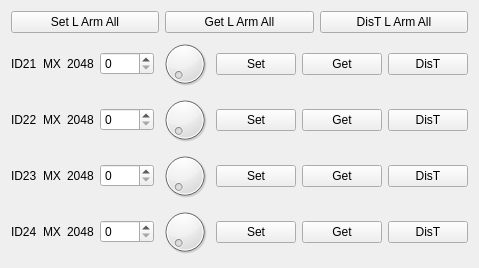
  <widget class="QWidget" name="verticalLayoutWidget_7">
   <property name="geometry">
    <rect>
     <x>10</x>
     <y>490</y>
     <width>441</width>
     <height>201</height>
    </rect>
   </property>
   <layout class="QVBoxLayout" name="verticalLayout_7">
    <item>
     <layout class="QHBoxLayout" name="horizontalLayout_26">
      <item>
       <widget class="QPushButton" name="setLArmAll_pushButton">
        <property name="text">
         <string>Set L Arm All</string>
        </property>
       </widget>
      </item>
      <item>
       <widget class="QPushButton" name="getLArmAll_pushButton">
        <property name="text">
         <string>Get L Arm All</string>
        </property>
       </widget>
      </item>
      <item>
       <widget class="QPushButton" name="disTLArmAll_pushButton">
        <property name="text">
         <string>DisT L Arm All</string>
        </property>
       </widget>
      </item>
     </layout>
    </item>
    <item>
     <layout class="QHBoxLayout" name="horizontalLayout_20">
      <item>
       <widget class="QLabel" name="ID21_label">
        <property name="text">
         <string>ID21</string>
        </property>
       </widget>
      </item>
      <item>
       <widget class="QLabel" name="motorType21_label">
        <property name="text">
         <string>MX</string>
        </property>
       </widget>
      </item>
      <item>
       <widget class="QLabel" name="motor21center_label">
        <property name="text">
         <string>2048</string>
        </property>
       </widget>
      </item>
      <item>
       <widget class="QSpinBox" name="motor21Value_spinBox">
        <property name="maximum">
         <number>4095</number>
        </property>
       </widget>
      </item>
      <item>
       <widget class="QDial" name="motor21value_dial">
        <property name="maximum">
         <number>1023</number>
        </property>
       </widget>
      </item>
      <item>
       <widget class="QPushButton" name="motor21Set_pushButton">
        <property name="text">
         <string>Set</string>
        </property>
       </widget>
      </item>
      <item>
       <widget class="QPushButton" name="motor21Get_pushButton">
        <property name="text">
         <string>Get</string>
        </property>
       </widget>
      </item>
      <item>
       <widget class="QPushButton" name="motor21DisT_pushButton">
        <property name="text">
         <string>DisT</string>
        </property>
       </widget>
      </item>
     </layout>
    </item>
    <item>
     <layout class="QHBoxLayout" name="horizontalLayout_21">
      <item>
       <widget class="QLabel" name="ID22_label">
        <property name="text">
         <string>ID22</string>
        </property>
       </widget>
      </item>
      <item>
       <widget class="QLabel" name="motorType22_label">
        <property name="text">
         <string>MX</string>
        </property>
       </widget>
      </item>
      <item>
       <widget class="QLabel" name="motor22center_label">
        <property name="text">
         <string>2048</string>
        </property>
       </widget>
      </item>
      <item>
       <widget class="QSpinBox" name="motor22Value_spinBox">
        <property name="maximum">
         <number>4095</number>
        </property>
       </widget>
      </item>
      <item>
       <widget class="QDial" name="motor22value_dial">
        <property name="maximum">
         <number>1023</number>
        </property>
       </widget>
      </item>
      <item>
       <widget class="QPushButton" name="motor22Set_pushButton">
        <property name="text">
         <string>Set</string>
        </property>
       </widget>
      </item>
      <item>
       <widget class="QPushButton" name="motor22Get_pushButton">
        <property name="text">
         <string>Get</string>
        </property>
       </widget>
      </item>
      <item>
       <widget class="QPushButton" name="motor22DisT_pushButton">
        <property name="text">
         <string>DisT</string>
        </property>
       </widget>
      </item>
     </layout>
    </item>
    <item>
     <layout class="QHBoxLayout" name="horizontalLayout_19">
      <item>
       <widget class="QLabel" name="ID23_label">
        <property name="text">
         <string>ID23</string>
        </property>
       </widget>
      </item>
      <item>
       <widget class="QLabel" name="motorType23_label">
        <property name="text">
         <string>MX</string>
        </property>
       </widget>
      </item>
      <item>
       <widget class="QLabel" name="motor23center_label">
        <property name="text">
         <string>2048</string>
        </property>
       </widget>
      </item>
      <item>
       <widget class="QSpinBox" name="motor23Value_spinBox">
        <property name="maximum">
         <number>4095</number>
        </property>
       </widget>
      </item>
      <item>
       <widget class="QDial" name="motor23value_dial">
        <property name="maximum">
         <number>1023</number>
        </property>
       </widget>
      </item>
      <item>
       <widget class="QPushButton" name="motor23Set_pushButton">
        <property name="text">
         <string>Set</string>
        </property>
       </widget>
      </item>
      <item>
       <widget class="QPushButton" name="motor23Get_pushButton">
        <property name="text">
         <string>Get</string>
        </property>
       </widget>
      </item>
      <item>
       <widget class="QPushButton" name="motor23DisT_pushButton">
        <property name="text">
         <string>DisT</string>
        </property>
       </widget>
      </item>
     </layout>
    </item>
    <item>
     <layout class="QHBoxLayout" name="horizontalLayout_27">
      <item>
       <widget class="QLabel" name="ID24_label">
        <property name="text">
         <string>ID24</string>
        </property>
       </widget>
      </item>
      <item>
       <widget class="QLabel" name="motorType24_label">
        <property name="text">
         <string>MX</string>
        </property>
       </widget>
      </item>
      <item>
       <widget class="QLabel" name="motor24center_label">
        <property name="text">
         <string>2048</string>
        </property>
       </widget>
      </item>
      <item>
       <widget class="QSpinBox" name="motor24Value_spinBox">
        <property name="maximum">
         <number>4095</number>
        </property>
       </widget>
      </item>
      <item>
       <widget class="QDial" name="motor24value_dial">
        <property name="maximum">
         <number>4095</number>
        </property>
       </widget>
      </item>
      <item>
       <widget class="QPushButton" name="motor24Set_pushButton">
        <property name="text">
         <string>Set</string>
        </property>
       </widget>
      </item>
      <item>
       <widget class="QPushButton" name="motor24Get_pushButton">
        <property name="text">
         <string>Get</string>
        </property>
       </widget>
      </item>
      <item>
       <widget class="QPushButton" name="motor24DisT_pushButton">
        <property name="text">
         <string>DisT</string>
        </property>
       </widget>
      </item>
     </layout>
    </item>
   </layout>
  </widget>
